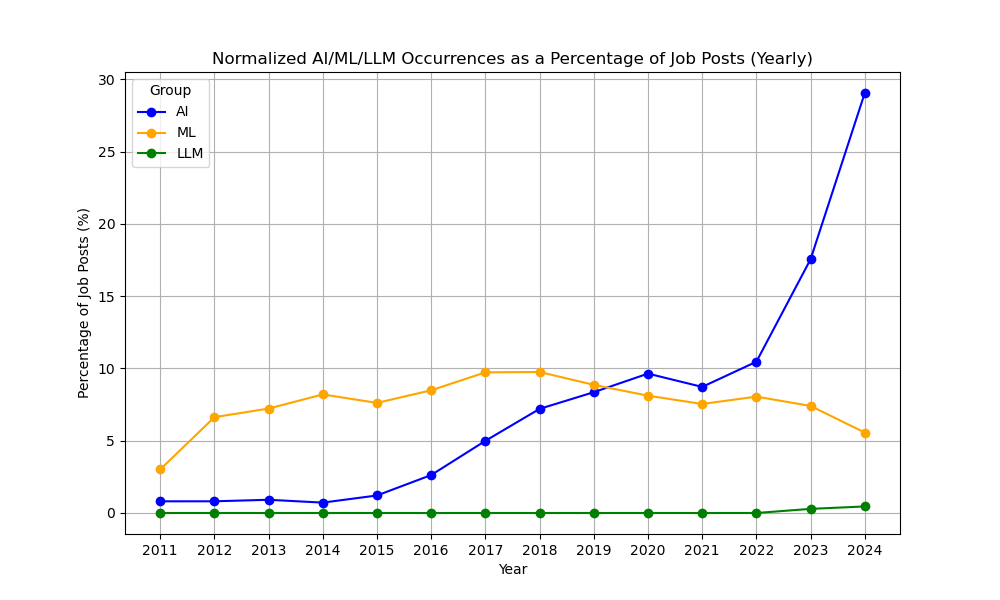

This chart was generated by the following Python code:
import json
import pandas as pd
import matplotlib.pyplot as plt
from tqdm import tqdm

# File paths
grouped_json_path = r"C:\Users\negin\YC-Job-Analytics\Result_YC\March 2025\Filtered_Job_Posts_AIML_Grouped_Yearly_Updated.json"

# Load the grouped JSON file
with open(grouped_json_path, "r", encoding="utf-8") as file:
    data = json.load(file)

# Prepare data for plotting
years = []
ai_percentages = []
ml_percentages = []
llm_percentages = []

# Calculate normalized occurrences
for year, details in tqdm(sorted(data.items()), desc="Processing Yearly Data"):
    if year == "2025":
        continue

    total_job_posts = details.get("total_job_posts", 0)
    ai_count = details.get("AI", {}).get("total_occurrences", 0)
    ml_count = details.get("ML", {}).get("total_occurrences", 0)
    llm_count = details.get("LLM", {}).get("total_occurrences", 0)

    # Normalization formula: (occurrences / total_job_posts) * 100
    ai_percentage = (ai_count / total_job_posts) * 100 if total_job_posts > 0 else 0
    ml_percentage = (ml_count / total_job_posts) * 100 if total_job_posts > 0 else 0
    llm_percentage = (llm_count / total_job_posts) * 100 if total_job_posts > 0 else 0

    years.append(year)
    ai_percentages.append(ai_percentage)
    ml_percentages.append(ml_percentage)
    llm_percentages.append(llm_percentage)

# Plotting the normalized occurrences
plt.figure(figsize=(10, 6))

plt.plot(years, ai_percentages, marker='o', label='AI', color='blue')
plt.plot(years, ml_percentages, marker='o', label='ML', color='orange')
plt.plot(years, llm_percentages, marker='o', label='LLM', color='green')

plt.title('Normalized AI/ML/LLM Occurrences as a Percentage of Job Posts (Yearly)')
plt.xlabel('Year')
plt.ylabel('Percentage of Job Posts (%)')
plt.grid(True)
plt.legend(title='Group')

# Save and show the plot
plt.savefig(r"C:\Users\negin\YC-Job-Analytics\Result_YC\March 2025\Normalized_Occurrences_AIML_Yearly.png")
plt.show()

print("Figure saved successfully!")
